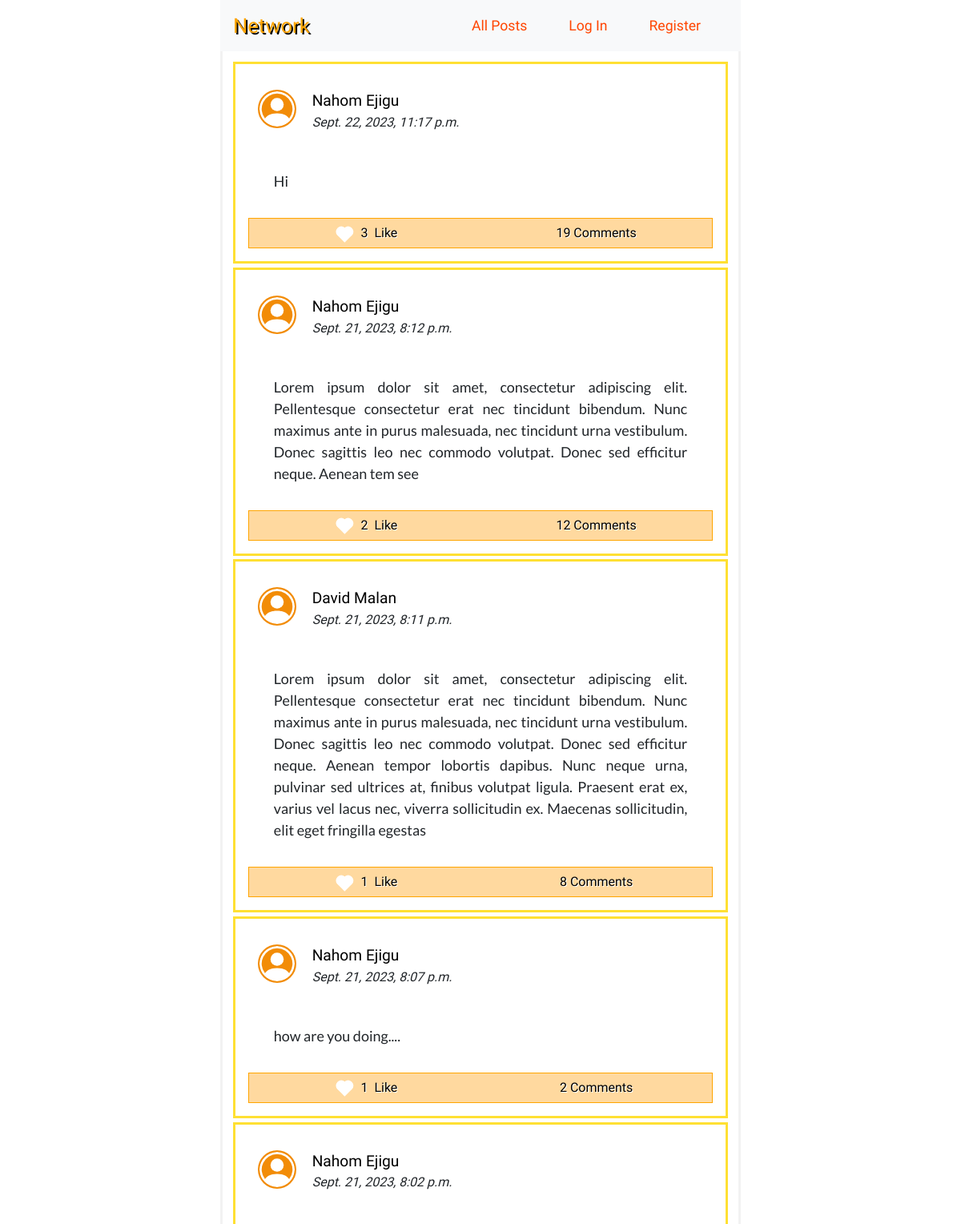
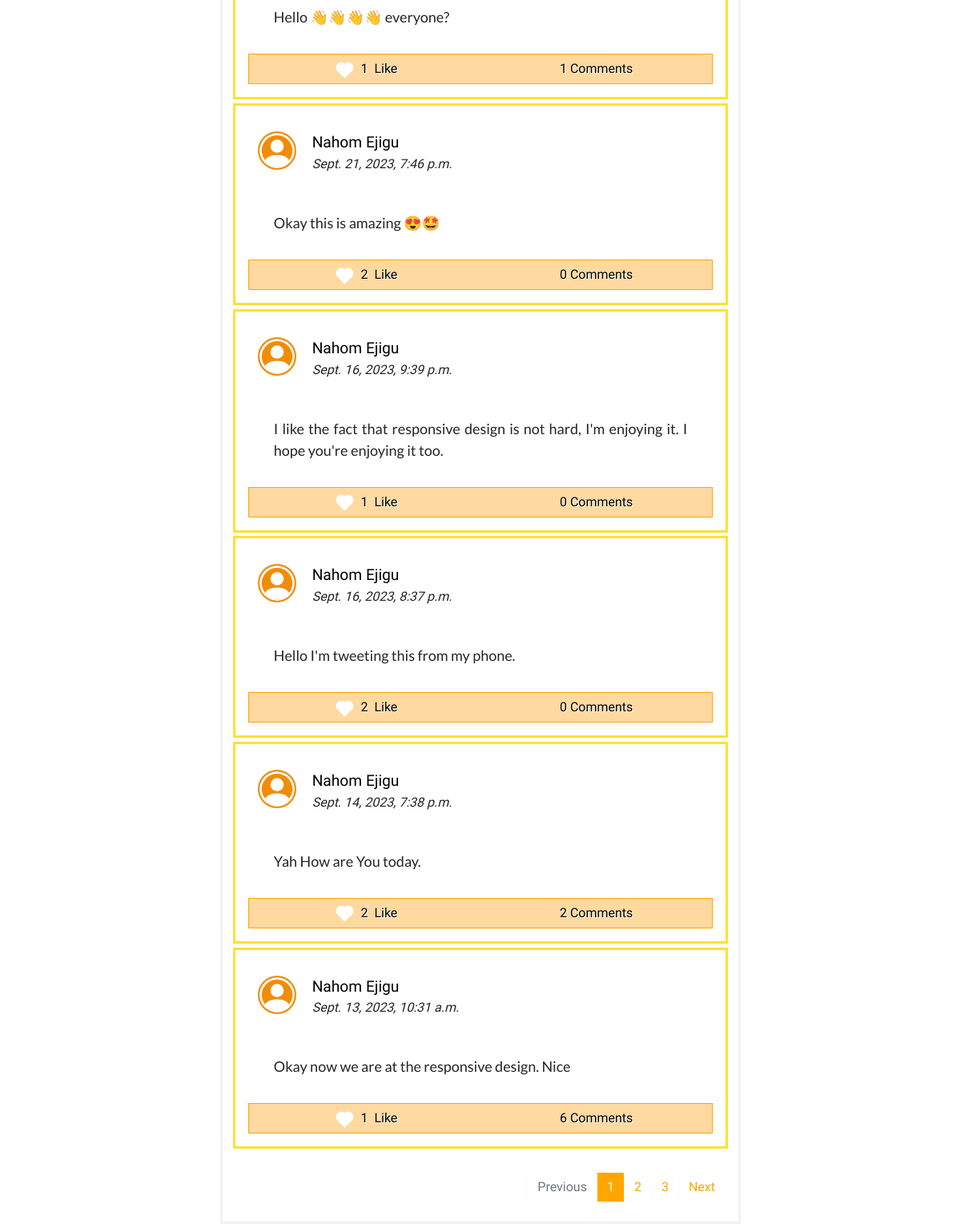
The page / on the database its author committed (2 pictures, top to bottom).
### network/models.py (models this page shows)
class Post(models.Model):
    user = models.ForeignKey(User, on_delete=models.CASCADE, related_name='poster')
    post = models.TextField()
    date = models.DateTimeField(auto_now_add=True)
    like = models.ManyToManyField(User, blank=True, related_name='like')
    views = models.IntegerField(default=0)
    comment = models.ManyToManyField(Comment, blank=True, related_name="post")

class User(AbstractUser):
    following = models.ManyToManyField("self", blank=True)
    followers = models.ManyToManyField("self", blank=True)

### network/views.py (the view)
# urls.py: path("", views.index, name="index"),
def index(request):
    p = Paginator(Post.objects.all().order_by('-date'), 10)
    page = request.GET.get("page")
    posts = p.get_page(page)
    return render(request, "network/index.html", {
        "new_post": NewPost(),
        "posts": posts,
    })

### network/templates/network/index.html (shortened to what this page needs)
{% extends "network/layout.html" %}

### network/templates/network/layout.html (shortened to what this page needs)
{% load static %}
<!DOCTYPE html>
<html lang="en">
    <head>
        <link href="https://cdn.jsdelivr.net/npm/bootstrap@5.3.1/dist/css/bootstrap.min.css" rel="stylesheet">
        <link rel="stylesheet" href="https://stackpath.bootstrapcdn.com/bootstrap/4.4.1/css/bootstrap.min.css">
        <link href="{% static 'network/styles.css' %}" rel="stylesheet">
    </head>
    <body>
        <div class="network" >
        <nav class="navbar navbar-expand-lg navbar-light bg-light">
            <a class="navbar-brand" href="{% url 'index' %}">Network</a>
            <ul class="navbar-nav mr-auto nav-bar-network">
            <li class="nav-item">
              <a class="nav-link" href="{% url 'index' %}">All Posts</a>
            </li>
            {% if user.is_authenticated %}
                <li class="nav-item following">
                    <a class="nav-link" href="{% url 'following' %}">Following</a>
                </li>
                <li class="nav-item">
                    <a class="nav-link" href="{% url 'logout' %}">Log Out</a>
                </li>
            {% else %}
                <li class="nav-item">
                    <a class="nav-link" href="{% url 'login' %}">Log In</a>
                </li>
                <li class="nav-item">
                    <a class="nav-link" href="{% url 'register' %}">Register</a>
                </li>
            {% endif %}
          </ul>
        </nav>
        </div>
        <div class="body">
        <div class="main">
        <div class="middle-everything">
        {% for post in posts %}
        <div class="posts">
            <div class="username">
                <div class="user-icon">
                </div>
                <div class="user-username">
                    <a  href="{% url 'profile_page' post.user %}" class="hyper-link-user">{{ post.user.first_name }} {{ post.user.last_name }} </a>
                    <div><i>{{ post.date  }}</i> </div>
                </div>
            </div>
            <div class="post-content">
                {{ post.post }}
            </div>
            <div class="post-info">
                <div>
                    <div class="span-like">
                        {% if user in post.like.all %}
                            <div class="liked heart" data-post_id="{{post.id}}" data-liked="True" class="not-liked like" > </div>
                        {% else %}
                            <div class="not-liked heart" data-post_id="{{post.id}}" data-liked="False" class="not-liked like">  </div>
                        {% endif %}
                    </div> &nbsp;<span data-post_id="{{post.id}}" class="like-number numbers"> {{ post.like.all.count }} </span> &nbsp;
                    Like
                </div>
                <div class="comments"> <span class="numbers"> {{ post.comment.all.count }}</span>&nbsp;Comments</div>
            </div>
        </div>
        {% endfor %}
        <br>
        {% if posts.paginator.num_pages > 1  %}
        <nav aria-label="..">
            <ul class="pagination justify-content-end">
            {% if posts.has_previous%}
                <li class="page-item ">
                <a class="page-link" href="?page={{ posts.previous_page_number }}" tabindex="-1" aria-disabled="true">Previous</a>
                </li>
            {% else %}
            <li class="page-item disabled">
                <a class="page-link" href="#" tabindex="-1" aria-disabled="true">Previous</a>
                </li>
            {% endif %}
            {% for  page in posts.paginator.page_range %}
                {% if page == posts.number %}
                <li class="page-item active">
                    <a id="active" class="page-link" href="?page={{ page }}"> {{page}} </a>
                </li>
                {% elif page > posts.number|add:'-3' and page < posts.number|add:'3' %}
                <li class="page-item"><a class="page-link" href="?page={{ page }}">{{ page }}</a></li>
                {% endif %}
            {% endfor %}
                {% if posts.has_next %}
                <li class="page-item ">
                <a class="page-link" href="?page={{ posts.next_page_number }}">Next</a>
                </li>
                {% else %}
                <li class="page-item disabled">
                <a class="page-link" href="#">Next</a>
                </li>
                {% endif %}
            </ul>
            </nav>
            {% endif %}
        </div>
        </div>
        </div>
    </body>
</html>

### network/static/network/styles.css (style rules this page uses)
:root { --bg-button: rgba(255, 166, 0, 0.75); --bg-button-hover: rgb(255, 166, 0); --bg-post-hover: rgb(255, 252, 245); }
body { margin: 0; font-family: 'Gabarito', cursive; }
.middle-everything { width: 100%; }
.span-like { border: .001rem solid transparent; display: flex; justify-content: center; align-items: center; width: 2rem; height: 1rem; padding: 17px 1px 13px 1px; margin: 0; position: relative; border-radius: 50%; cursor: pointer; }
.heart { width: .8rem; height: .8rem; background-color: white; position: absolute; transform: rotate(45deg); }
.heart::before { content: ""; width: inherit; height: inherit; background-color: inherit; position: absolute; right: 0%; bottom: 50%; border-radius: 50%; }
.heart::after { content: ""; width: inherit; height: inherit; background-color: inherit ; position: absolute; border-radius: 50%; bottom: 0%; left: -50%; }
.not-liked { background-color: white; }
.pagination { margin-right: .5rem; }
.page-link { background-color: white; color: var(--bg-button-hover); border-color: var(--bg-post-hover) !important; }
.active > #active { background-color: var(--bg-button); border-color: var(--bg-post-hover); }
.active > #active { background-color: var(--bg-button-hover); }
@media only screen and (min-width: 600px) { .network { justify-content: center; position: sticky; z-index: 333; top: 0; right: 0; margin: 0; width: auto; margin: auto; min-width: 600px; max-width: 650px; } }
@media only screen and (min-width: 600px) { .navbar > a { color: orange !important; text-shadow: 2px 2px black; font-size: 1.6rem; } }
@media only screen and (min-width: 600px) { .nav-bar-network > li > a { color: orangered !important; font-size: 1.1rem; } }
@media only screen and (min-width: 600px) { .nav-bar-network > li { border: 2px solid transparent; padding: 0 .5rem; } }
@media only screen and (min-width: 600px) { .navbar { display: flex; justify-content: space-between; } }
@media only screen and (min-width: 600px) { .navbar > * { margin: 0 !important; } }
@media only screen and (min-width: 600px) { .nav-bar-network { display: grid; grid-template-columns: auto auto auto auto ; column-gap: 1rem; } }
@media only screen and (min-width: 600px) { .main { display: flex; justify-content: center; align-items: center; width: 100%; } }
@media only screen and (min-width: 600px) { .middle-everything { max-width: 650px; padding: .5rem; border: .2rem solid #f2f2f2; border-top: none; } }
@media only screen and (min-width: 600px) { .user-icon { width: 5rem; padding: 1rem 0.5rem; } }
@media only screen and (min-width: 600px) { .user-icon > svg { width: 3rem; } }
@media only screen and (min-width: 600px) { .posts { border: 0.2rem solid rgba(255, 217, 0, 0.8); padding: 1rem; margin: 0.3rem; } }
@media only screen and (min-width: 600px) { .user-username { width: 100%; padding: 1rem .5rem; } }
@media only screen and (min-width: 600px) { .post-content { padding: 2rem; text-align: justify; font-family: 'Lato', sans-serif; font-size: 18px; } }
.user-icon { display: flex; justify-content: center; }
.user-icon > svg { color: rgb(255, 255, 255); padding: 2px; background-color: rgb(242, 140, 7); border-radius: 50%; height: fit-content; text-align: center; }
.username { display: flex; position: relative; }
.hyper-link-user { text-decoration: none; color: black; font-weight: 500; font-size: 1.2rem; }
.post-info { display: flex; justify-content: space-evenly; border: 1px solid orange; background-color: rgb(255, 217, 159); font-family: 'Gabarito', cursive; }
.post-info > div { display: flex; justify-content: center; align-items: center ; text-align: center; border: 2px solid transparent; color: black; width: 100%; text-shadow: 1px 1px white; }

### rows shown on the page
Post: user.first_name "Nahom", user.last_name "Ejigu", date "Sept. 22, 2023, 11:17 p.m.", post "Hi", like.all.count "3", comment.all.count "19"
Post: user.first_name "Nahom", user.last_name "Ejigu", date "Sept. 21, 2023, 8:12 p.m.", post "Lorem ipsum dolor sit amet, consectetur adipiscing elit. Pellentesque consectetur erat nec tincidunt bibendum. Nunc maximus ante in purus malesuada, nec tincidunt urna vestibulum. Donec sagittis leo nec commodo volutpat. Donec sed efficitur neque. Aenean tem see", like.all.count "2", comment.all.count "12"
Post: user.first_name "David", user.last_name "Malan", date "Sept. 21, 2023, 8:11 p.m.", post "Lorem ipsum dolor sit amet, consectetur adipiscing elit. Pellentesque consectetur erat nec tincidunt bibendum. Nunc maximus ante in purus malesuada, nec tincidunt urna vestibulum. Donec sagittis leo nec commodo volutpat. Donec sed efficitur neque. Aenean tempor lobortis dapibus. Nunc neque urna, pulvinar sed ultrices at, finibus volutpat ligula. Praesent erat ex, varius vel lacus nec, viverra sollicitudin ex. Maecenas sollicitudin, elit eget fringilla egestas", like.all.count "1", comment.all.count "8"
Post: user.first_name "Nahom", user.last_name "Ejigu", date "Sept. 21, 2023, 8:07 p.m.", post "how are you doing....", like.all.count "1", comment.all.count "2"
Post: user.first_name "Nahom", user.last_name "Ejigu", date "Sept. 21, 2023, 8:02 p.m.", post "Hello 👋👋👋👋 everyone?", like.all.count "1", comment.all.count "1"
Post: user.first_name "Nahom", user.last_name "Ejigu", date "Sept. 21, 2023, 7:46 p.m.", post "Okay this is amazing 😍🤩", like.all.count "2", comment.all.count "0"
Post: user.first_name "Nahom", user.last_name "Ejigu", date "Sept. 16, 2023, 9:39 p.m.", post "I like the fact that responsive design is not hard, I'm enjoying it. I hope you're enjoying it too.", like.all.count "1", comment.all.count "0"
Post: user.first_name "Nahom", user.last_name "Ejigu", date "Sept. 16, 2023, 8:37 p.m.", post "Hello I'm tweeting this from my phone.", like.all.count "2", comment.all.count "0"
Post: user.first_name "Nahom", user.last_name "Ejigu", date "Sept. 14, 2023, 7:38 p.m.", post "Yah How are You today.", like.all.count "2", comment.all.count "2"
Post: user.first_name "Nahom", user.last_name "Ejigu", date "Sept. 13, 2023, 10:31 a.m.", post "Okay now we are at the responsive design. Nice", like.all.count "1", comment.all.count "6"

### other values the page prints
{{ page }} "1"
{{ page }} "2" "3"
